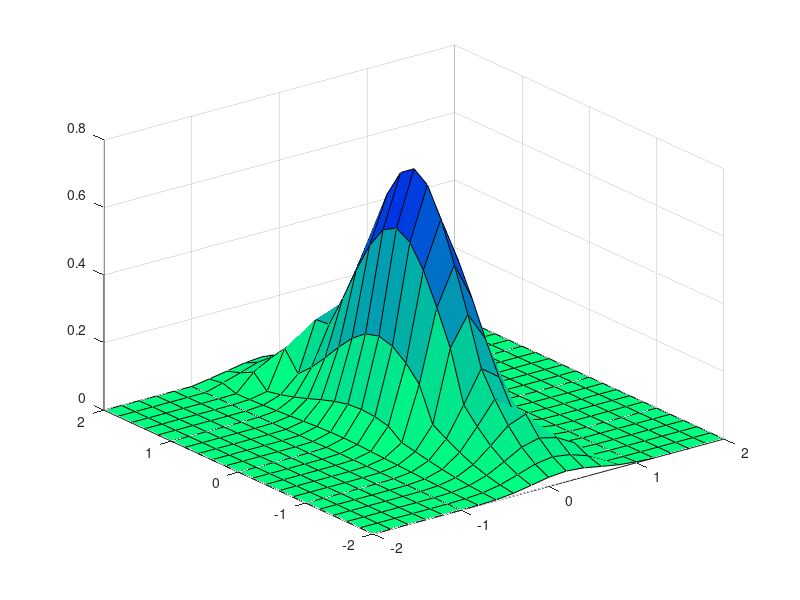

Recreate this plot in MATLAB.
a=2;
b=2;
clf;
x=-a:0.2:a;y=-b:0.2:b;
for i=1:length(y)
    for j=1:length(x)
        if x(j)+y(i)>1
            z(i,j)=0.5457*exp(-0.75*y(i)^2-3.75*x(j)^2-1.5*x(j));
        elseif x(j)+y(i)<=-1
            z(i,j)=0.5457*exp(-0.75*y(i)^2-3.75*x(j)^2+1.5*x(j));
        else
            z(i,j)=0.7575*exp(-y(i)^2-6.*x(j)^2);
        end
    end
end
axis([-a,a,-b,b,min(min(z)),max(max(z))]);
colormap(flipud(winter));surf(x,y,z);